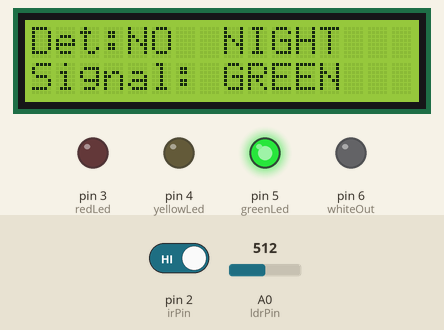
Simulated run of this sketch. Board: Arduino Uno, built with avr-gcc and run on an emulated ATmega328P. On the bench: 16×2 character LCD, output pins drawn as LEDs (lit = HIGH). The test bench sets the inputs (shaded band); at power-on: pin 2 (irPin) HIGH, A0 (ldrPin) = 512.

Above: at 4.2 s.
4.3 s: pin 2 (irPin) driven LOW
At 6.4 s:
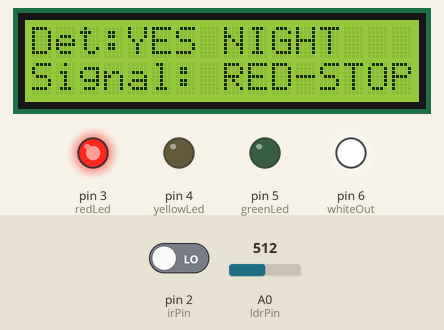
7.0 s: A0 (ldrPin) set to 484
At 7.5 s:
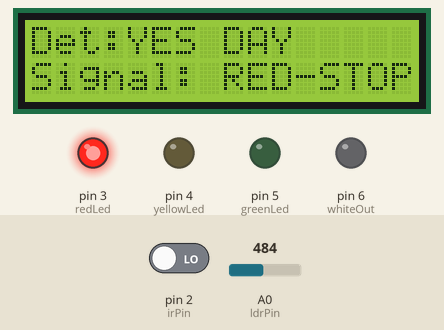
8.6 s: pin 2 (irPin) driven HIGH
At 10.5 s:
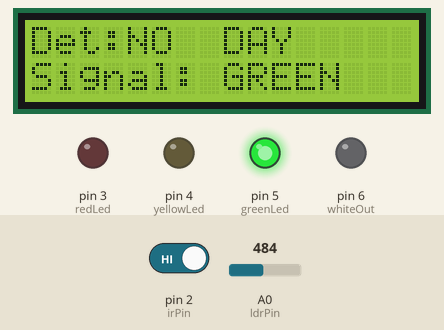
11.2 s: pin 2 (irPin) driven LOW
At 12.1 s:
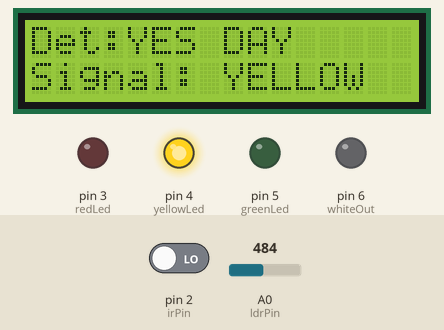
13.8 s: A0 (ldrPin) set to 510
At 14.4 s:
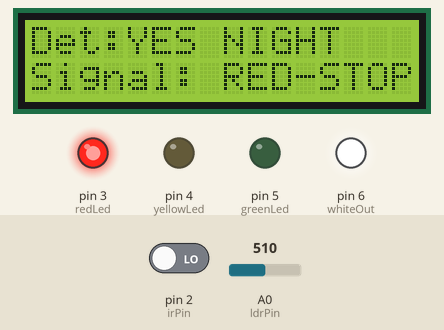
15.4 s: pin 2 (irPin) driven HIGH
At 16.3 s:
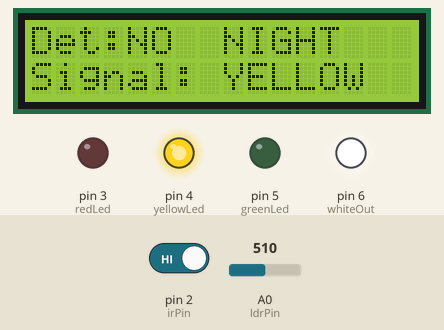
Timing chart, 0 to 18.4 s (numbered marks = the images above; inputs shaded):
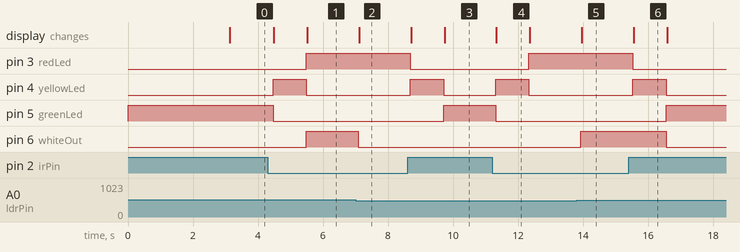

Measured:
- the behaviour switches between 501 and 500 on A0 (ldrPin) (found by bisection; images 1 and 2)
- after the input at 4.3 s, pin 3 (redLed), pin 6 (whiteOut): LOW → HIGH after 1.2 s; pin 4 (yellowLed): LOW → HIGH after 0.16 s, → LOW 1.0 s later; pin 5 (greenLed): HIGH → LOW after 0.16 s; the display: first changes after 0.19 s (image 1 shows a later state)
- after the input at 7.0 s, pin 6 (whiteOut): HIGH → LOW after 0.09 s; the display: changes after 0.12 s (image 2)
- after the input at 8.6 s, pin 3 (redLed): HIGH → LOW after 0.09 s; pin 4 (yellowLed): LOW → HIGH after 0.09 s, → LOW 1.0 s later; pin 5 (greenLed): LOW → HIGH after 1.1 s; the display: first changes after 0.12 s (image 3 shows a later state)
- after the input at 11.2 s, pin 3 (redLed): LOW → HIGH after 1.1 s; pin 4 (yellowLed): LOW → HIGH after 0.11 s, → LOW 1.0 s later; pin 5 (greenLed): HIGH → LOW after 0.11 s; the display: changes after 0.14 s (image 4)
- after the input at 13.8 s, pin 6 (whiteOut): LOW → HIGH after 0.13 s; the display: changes after 0.16 s (image 5)
- after the input at 15.4 s, pin 3 (redLed): HIGH → LOW after 0.13 s; pin 4 (yellowLed): LOW → HIGH after 0.13 s, → LOW 1.0 s later; pin 5 (greenLed): LOW → HIGH after 1.2 s; pin 6 (whiteOut): HIGH → LOW after 1.2 s; the display: changes after 0.16 s (image 6)

The sketch:

LCD_TRAFFICLED.ino
```cpp
#include <Wire.h>
#include <LiquidCrystal_I2C.h>

LiquidCrystal_I2C lcd(0x27, 16, 2);

const int irPin=2;
const int ldrPin=A0;
const int redLed=3;
const int yellowLed=4;
const int greenLed=5;
const int whiteOut=6;

const bool IR_ACTIVE_LOW = true;
const bool LDR_DARK_LOW  = false;
int nightThreshold = 500;

bool lastVehicle = false;

void setup(){
  pinMode(irPin, INPUT_PULLUP);
  pinMode(redLed, OUTPUT);
  pinMode(greenLed, OUTPUT);
  pinMode(yellowLed, OUTPUT);
  pinMode(whiteOut, OUTPUT);

  digitalWrite(greenLed, HIGH);
  digitalWrite(redLed, LOW);
  digitalWrite(yellowLed, LOW);

  Serial.begin(9600);

  lcd.init();
  lcd.backlight();

  lcd.setCursor(0,0);
  lcd.print("Initializing (:");

  lcd.setCursor(0,1);
  lcd.print("       By-Kounak");

  delay(3000);
  lcd.clear();                  // clear screen

lcd.setCursor(0,0);           // move cursor
}

void loop(){
  int irRaw = digitalRead(irPin);
  bool vehicle = IR_ACTIVE_LOW ? (irRaw==LOW) : (irRaw==HIGH);

  int ldr = analogRead(ldrPin);
  bool dark = LDR_DARK_LOW ? (ldr < nightThreshold) : (ldr > nightThreshold);

  // Vehicle arrived
  if (vehicle && !lastVehicle){
    digitalWrite(greenLed, LOW);
    digitalWrite(yellowLed, HIGH);
    digitalWrite(redLed, LOW);

    // ✅ show YELLOW
    lcd.setCursor(0,0);
    lcd.print("Det:YES ");
    lcd.print(dark ? "NIGHT" : "DAY  ");
    lcd.setCursor(0,1);
    lcd.print("Signal: YELLOW ");

    delay(1000);

    digitalWrite(yellowLed, LOW);
    digitalWrite(redLed, HIGH);
  }

  // Vehicle left
  if (!vehicle && lastVehicle){
    digitalWrite(redLed, LOW);
    digitalWrite(yellowLed, HIGH);

    // ✅ show YELLOW
    lcd.setCursor(0,0);
    lcd.print("Det:NO  ");
    lcd.print(dark ? "NIGHT" : "DAY  ");
    lcd.setCursor(0,1);
    lcd.print("Signal: YELLOW  ");

    delay(1000);

    digitalWrite(yellowLed, LOW);
    digitalWrite(greenLed, HIGH);
  }

  // steady states
  if (vehicle){
    digitalWrite(redLed, HIGH);
    digitalWrite(greenLed, LOW);
    digitalWrite(yellowLed, LOW);
    digitalWrite(whiteOut, dark ? HIGH : LOW);
  } else {
    digitalWrite(greenLed, HIGH);
    digitalWrite(redLed, LOW);
    digitalWrite(yellowLed, LOW);
    digitalWrite(whiteOut, LOW);
  }

  // -------- LCD DISPLAY (NO BLINK) --------

  lcd.setCursor(0,0);
  lcd.print("Det:");
  lcd.print(vehicle ? "YES " : "NO  ");
  lcd.print(dark ? "NIGHT" : "DAY  ");

  lcd.setCursor(0,1);
  if (vehicle){
    lcd.print("Signal: RED-STOP");
  } else {
    lcd.print("Signal: GREEN  ");
  }

  lastVehicle = vehicle;

  delay(200);
}
```
